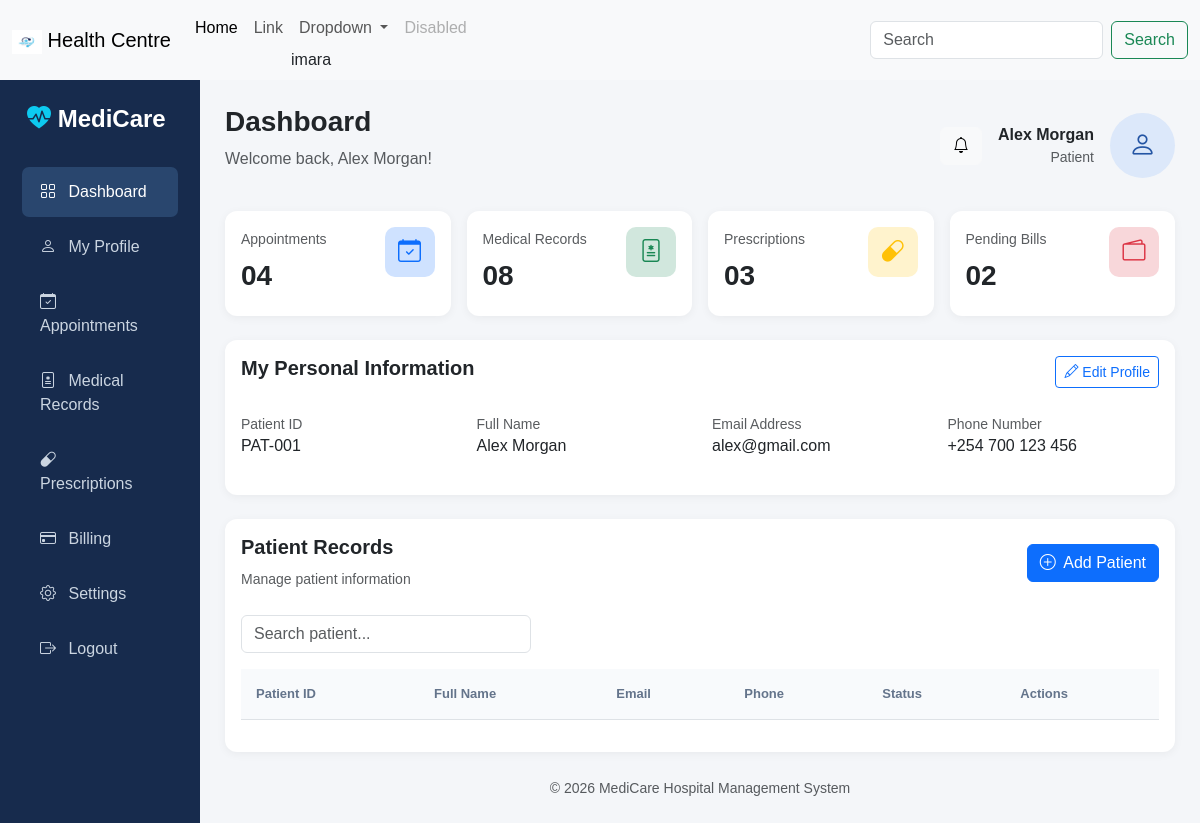
The app's page /patients/dashboard/, older data.
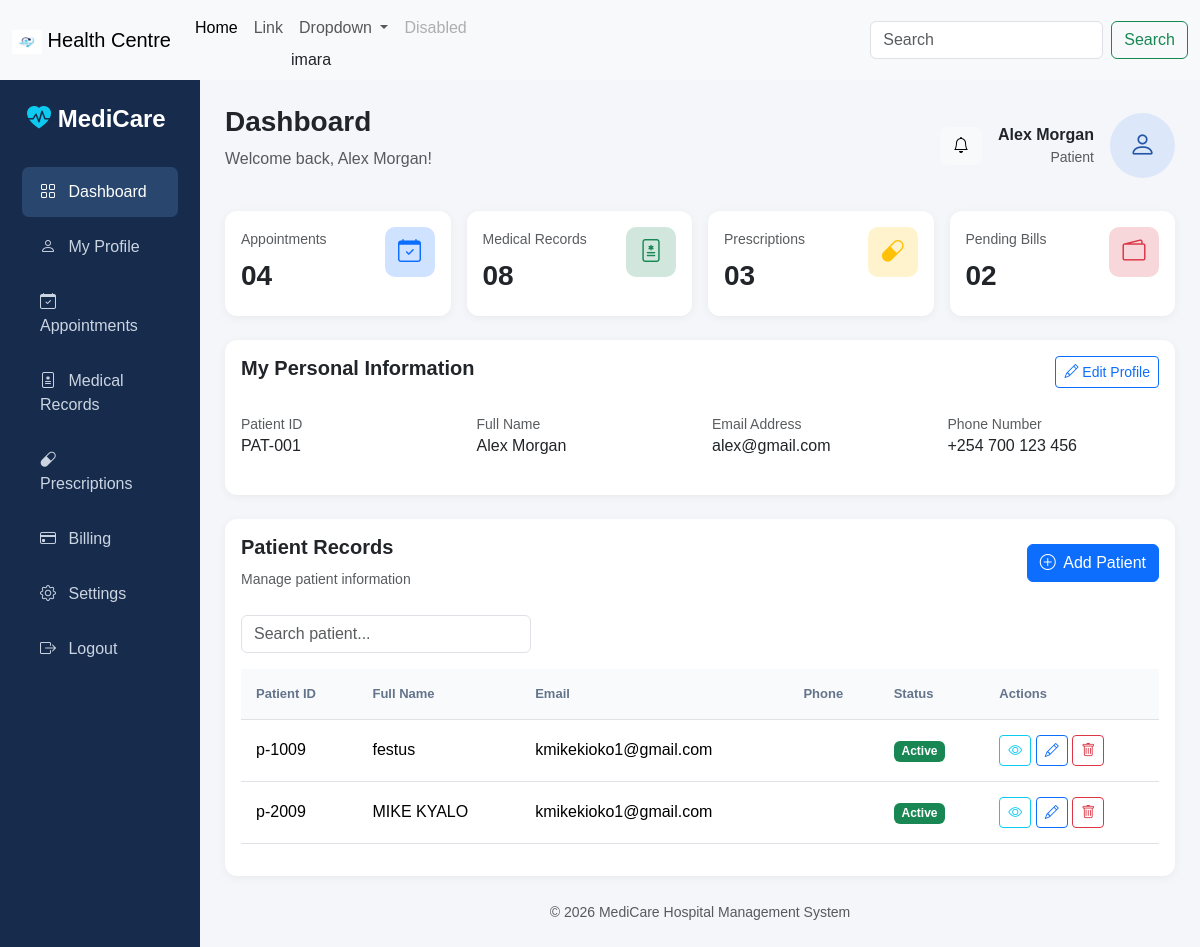
The same page, newer data.
### patients/models.py (models this page shows, shortened)
class Patient(models.Model):
    patient_id = models.CharField(max_length=10, unique=True)
    name = models.CharField(max_length=100)
    age = models.IntegerField()
    gender = models.CharField(max_length=10)
    address = models.TextField()
    phone_number = models.CharField(max_length=15)
    email = models.EmailField()

### patients/views.py (the view)
# urls.py: path('dashboard/', views.dashboard, name="dashboard"),
def dashboard(request):
    patients = Patient.objects.all()
    return render(request, 'dashboard.html', {'patients': patients})

### patients/templates/dashboard.html (shortened to what this page needs)
{% extends 'base.html' %}
{% block content %}
<!DOCTYPE html>
<html lang="en">
<head>
    <link rel="stylesheet" href="https://cdn.jsdelivr.net/npm/bootstrap@5.3.8/dist/css/bootstrap.min.css">
</head>
<body>
<!DOCTYPE html>
<html lang="en">
<head>
    <link href="https://cdn.jsdelivr.net/npm/bootstrap@5.3.3/dist/css/bootstrap.min.css" rel="stylesheet">
    <link href="https://cdn.jsdelivr.net/npm/bootstrap-icons@1.11.3/font/bootstrap-icons.css" rel="stylesheet">
</head>
<body>
<div class="container-fluid">
    <div class="row">
        <div class="col-md-2 sidebar">
            <h4>
                <i class="bi bi-heart-pulse-fill text-info"></i>
                MediCare
            </h4>
            <a href="#" class="active">
                <i class="bi bi-grid me-2"></i> Dashboard
            </a>
            <a href="#">
                <i class="bi bi-person me-2"></i> My Profile
            </a>
            <a href="#">
                <i class="bi bi-calendar-check me-2"></i> Appointments
            </a>
            <a href="#">
                <i class="bi bi-file-medical me-2"></i> Medical Records
            </a>
            <a href="#">
                <i class="bi bi-capsule me-2"></i> Prescriptions
            </a>
            <a href="#">
                <i class="bi bi-credit-card me-2"></i> Billing
            </a>
            <a href="#">
                <i class="bi bi-gear me-2"></i> Settings
            </a>
            <a href="#">
                <i class="bi bi-box-arrow-right me-2"></i> Logout
            </a>
        </div>
        <div class="col-md-10 main-content">
            <div class="d-flex justify-content-between align-items-center mb-4">
                <div>
                    <h3 class="fw-bold">Dashboard</h3>
                    <p class="text-muted">Welcome back, Alex Morgan!</p>
                </div>
                <div class="d-flex align-items-center gap-3">
                    <button class="btn btn-light">
                        <i class="bi bi-bell"></i>
                    </button>
                    <div class="text-end">
                        <strong>Alex Morgan</strong>
                        <small class="d-block text-muted">Patient</small>
                    </div>
                    <div class="profile-image">
                        <i class="bi bi-person"></i>
                    </div>
                </div>
            </div>
            <div class="row g-3 mb-4">
                <div class="col-lg-3 col-md-6">
                    <div class="card dashboard-card p-3">
                        <div class="d-flex justify-content-between">
                            <div>
                                <small class="text-muted">Appointments</small>
                                <h3 class="fw-bold mt-2">04</h3>
                            </div>
                            <div class="card-icon bg-primary-subtle text-primary">
                                <i class="bi bi-calendar-check"></i>
                            </div>
                        </div>
                    </div>
                </div>
                <div class="col-lg-3 col-md-6">
                    <div class="card dashboard-card p-3">
                        <div class="d-flex justify-content-between">
                            <div>
                                <small class="text-muted">Medical Records</small>
                                <h3 class="fw-bold mt-2">08</h3>
                            </div>
                            <div class="card-icon bg-success-subtle text-success">
                                <i class="bi bi-file-medical"></i>
                            </div>
                        </div>
                    </div>
                </div>
                <div class="col-lg-3 col-md-6">
                    <div class="card dashboard-card p-3">
                        <div class="d-flex justify-content-between">
                            <div>
                                <small class="text-muted">Prescriptions</small>
                                <h3 class="fw-bold mt-2">03</h3>
                            </div>
                            <div class="card-icon bg-warning-subtle text-warning">
                                <i class="bi bi-capsule"></i>
                            </div>
                        </div>
                    </div>
                </div>
                <div class="col-lg-3 col-md-6">
                    <div class="card dashboard-card p-3">
                        <div class="d-flex justify-content-between">
                            <div>
                                <small class="text-muted">Pending Bills</small>
                                <h3 class="fw-bold mt-2">02</h3>
                            </div>
                            <div class="card-icon bg-danger-subtle text-danger">
                                <i class="bi bi-wallet2"></i>
                            </div>
                        </div>
                    </div>
                </div>
            </div>
            <div class="card profile-card mb-4">
                <div class="card-body">
                    <div class="d-flex justify-content-between mb-4">
                        <h5 class="fw-bold">My Personal Information</h5>
                        <button class="btn btn-outline-primary btn-sm">
                            <i class="bi bi-pencil"></i> Edit Profile
                        </button>
                    </div>
                    <div class="row">
                        <div class="col-md-3 mb-3">
                            <small class="text-muted">Patient ID</small>
                            <h6>PAT-001</h6>
                        </div>
                        <div class="col-md-3 mb-3">
                            <small class="text-muted">Full Name</small>
                            <h6>Alex Morgan</h6>
                        </div>
                        <div class="col-md-3 mb-3">
                            <small class="text-muted">Email Address</small>
                            <h6>alex@gmail.com</h6>
                        </div>
                        <div class="col-md-3 mb-3">
                            <small class="text-muted">Phone Number</small>
                            <h6>+254 700 123 456</h6>
                        </div>
                    </div>
                </div>
            </div>
            <div class="card table-card">
                <div class="card-body">
                    <div class="d-flex flex-wrap justify-content-between align-items-center mb-4">
                        <div>
                            <h5 class="fw-bold">Patient Records</h5>
                            <small class="text-muted">
                                Manage patient information
                            </small>
                        </div>
                        <button class="btn btn-primary">
                            <i class="bi bi-plus-circle me-1"></i>
                            Add Patient
                        </button>
                    </div>
                    <div class="row mb-3">
                        <div class="col-md-4">
                            <input type="text"
                                   class="form-control"
                                   placeholder="Search patient...">
                        </div>
                    </div>
                    <div class="table-responsive">
                        <table class="table table-hover">
                            <thead>
                                <tr>
                                    <th>Patient ID</th>
                                    <th>Full Name</th>
                                    <th>Email</th>
                                    <th>Phone</th>
                                    <th>Status</th>
                                    <th>Actions</th>
                                </tr>
                            </thead>
                            <tbody>
                                {% for patient in patients %}
                            <tr>
                                <td>{{ patient.patient_id }}</td>
                                <td>{{ patient.name }}</td>
                                <td>{{ patient.email }}</td>
                                <td>{{ patient.phone }}</td>
                                <td>
                                    <span class="badge bg-success">
                                        Active
                                    </span>
                                </td>
                                    <td>
                                        <button class="btn btn-sm btn-outline-info">
                                            <i class="bi bi-eye"></i>
                                        </button>
                                        <button class="btn btn-sm btn-outline-primary">
                                            <i class="bi bi-pencil"></i>
                                        </button>
                                        <button class="btn btn-sm btn-outline-danger">
                                            <i class="bi bi-trash"></i>
                                        </button>
                                    </td>
                                </tr>
                                {% endfor %}
                            </tbody>
                        </table>
                    </div>
                </div>
            </div>
            <footer class="text-center text-muted mt-4">
                <small>
                    © 2026 MediCare Hospital Management System
                </small>
            </footer>
        </div>
    </div>
</div>
</body>
</html>
</body>
</html>
{% endblock %}

### patients/templates/base.html (shortened to what this page needs)
<!DOCTYPE html>
<html lang="en">
<head>
    <link rel="stylesheet" href="https://cdn.jsdelivr.net/npm/bootstrap@5.3.8/dist/css/bootstrap.min.css">
</head>
<body>
       {% load static %}
    <nav class="navbar navbar-expand-lg bg-body-tertiary">
  <div class="container-fluid">
    <a class="navbar-brand" href="#">
      <img src="{% static 'images/hosp.jpeg' %}" alt="hospital logo" class="hospital-logo" width="30" height="24" class="d-inline-block align-text-top">
       Health Centre
    </a>
    <div class="collapse navbar-collapse" id="navbarSupportedContent">
      <ul class="navbar-nav me-auto mb-2 mb-lg-0">
        <li class="nav-item">
          <a class="nav-link active" aria-current="page" href="#">Home</a>
        </li>
        <li class="nav-item">
          <a class="nav-link" href="#">Link</a>
        </li>
        <li class="nav-item dropdown">
          <a class="nav-link dropdown-toggle" href="#" role="button" data-bs-toggle="dropdown" aria-expanded="false">
            Dropdown
          </a>imara
        </li>
        <li class="nav-item">
          <a class="nav-link disabled" aria-disabled="true">Disabled</a>
        </li>
      </ul>
      <form class="d-flex" role="search">
        <input class="form-control me-2" type="search" placeholder="Search" aria-label="Search"/>
        <button class="btn btn-outline-success" type="submit">Search</button>
      </form>
    </div>
  </div>
</nav>
    {% block content %}
    {% endblock %}
</body>
</html>

### patients/templates/dashboard.html (style rules this page uses)
body { background-color: #f4f6f9; font-family: Arial, sans-serif; }
.sidebar { background: #172b4d; min-height: 100vh; color: white; }
.sidebar h4 { padding: 25px 15px; font-weight: bold; }
.sidebar a { display: block; color: #cbd5e1; padding: 13px 18px; text-decoration: none; border-radius: 7px; margin: 5px 10px; }
.sidebar a:hover, .sidebar a.active { background: #29466e; color: white; }
.main-content { padding: 25px; }
.dashboard-card { border: none; border-radius: 12px; box-shadow: 0 2px 10px rgba(0,0,0,0.05); }
.card-icon { width: 50px; height: 50px; border-radius: 10px; display: flex; align-items: center; justify-content: center; font-size: 23px; }
.profile-card { border: none; border-radius: 12px; box-shadow: 0 2px 10px rgba(0,0,0,0.05); }
.profile-image { width: 65px; height: 65px; border-radius: 50%; background: #dce8fa; color: #2455a4; display: flex; align-items: center; justify-content: center; font-size: 27px; }
.table-card { border: none; border-radius: 12px; box-shadow: 0 2px 10px rgba(0,0,0,0.05); }
.table th { background: #f8fafc; color: #64748b; font-size: 13px; padding: 15px; }
.table td { padding: 15px; vertical-align: middle; }

Row changes from the older to the newer data that the page shows:
added Patient: patient_id "p-1009", name "festus", email "kmikekioko1@gmail.com"
added Patient: patient_id "p-2009", name "MIKE KYALO", email "kmikekioko1@gmail.com"
